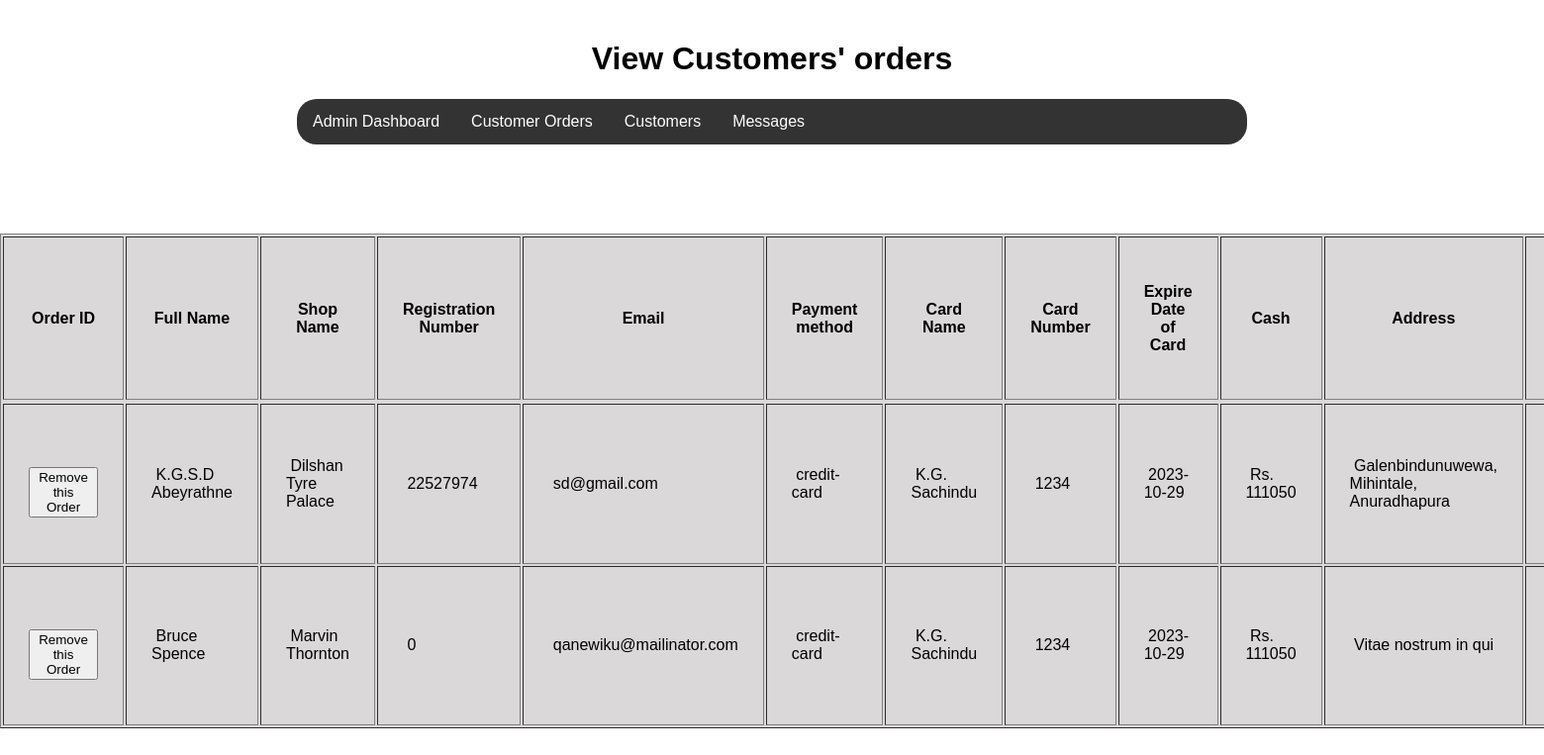
The page /admin/orders.php on the database its author committed.
### tables this page shows
CREATE TABLE `registration` (
  `user_id` int(10) NOT NULL,
  `uname` text NOT NULL,
  `sname` text NOT NULL,
  `regno` int(10) NOT NULL,
  `email` text NOT NULL,
  `password` varchar(10) NOT NULL,
  `nid` text NOT NULL,
  `contactno` int(10) NOT NULL,
  `Address` text NOT NULL
);

CREATE TABLE `buy` (
  `user_id` int(10) NOT NULL,
  `card_name` varchar(200) NOT NULL,
  `card_no` varchar(50) NOT NULL,
  `exp` date NOT NULL,
  `cash` varchar(500) NOT NULL,
  `paymethod` varchar(500) NOT NULL
);

### admin/orders.php (the view, shortened to what this page needs)
<?php
require_once '../connection.php';
?>
<!DOCTYPE html>
<html>
<head>
    <link rel="stylesheet" type="text/css" href="adminstyle.css">
</head>
<body>
    <div class="container">
        <header>
            <h1>View Customers' orders</h1>
        </header>
        <nav>
            <ul>
                <li><a href="admin.php">Admin Dashboard</a></li>
                <li><a href="orders.php">Customer Orders</a></li>
                <li><a href="seecustomers.php">Customers</a></li>
                <li><a href="msgs.php">Messages</a></li>
            </ul>
        </nav>
</div>
<?php
$sql = "SELECT * FROM `registration` INNER JOIN `buy`";
$result = mysqli_query($db, $sql);
if (mysqli_num_rows($result) > 0) {
      echo "<table border='1' cellpadding='25' width='90%' style='margin:auto; margin-top:70px; cellpadding:10px; background-color: #dad8d8 ; min-height:500px;'>
                <tr>
                <th>Order ID</th>
                <th>Full Name</th>
                <th>Shop Name</th>
                <th>Registration Number</th>
                <th>Email</th>
                <th>Payment method</th>
                <th>Card Name</th>
                <th>Card Number</th>
                <th>Expire Date of Card</th>
                <th>Cash</th>
                <th>Address</th>
                <th>National ID</th>
                <th>Contact Number</th>
                <tr>";
                while($row = mysqli_fetch_array($result))
                {
                    echo "<tr>";
                    echo "<td>"."&nbsp".$row['oid']."<button onclick='location.href=".'"delorder.php?user_id='.$row['oid'].'"'."'> Remove this Order </button>"."</td>";
                    echo "<td>"."&nbsp".$row['uname']."</td>";
                    echo "<td>"."&nbsp".$row['sname']."</td>";
                    echo "<td>"."&nbsp".$row['regno']."</td>";
                    echo "<td>"."&nbsp".$row['email']."</td>";
                    echo "<td>"."&nbsp".$row['paymethod']."</td>";
                    echo "<td>"."&nbsp".$row['card_name']."</td>";
                    echo "<td>"."&nbsp".$row['card_no']."</td>";
                    echo "<td>"."&nbsp".$row['exp']."</td>";
                    echo "<td>"."&nbsp".$row['cash']."</td>";
                    echo "<td>"."&nbsp".$row['Address']."</td>";
                    echo "<td>"."&nbsp".$row['nid']."</td>";
                    echo "</tr>";
                }
                echo "</table>";
        ?>
<?php
 }
else{
  echo ("No Orders found");
}
?>

### admin/adminstyle.css (style rules this page uses)
body { font-family: Arial, sans-serif; margin: 0; padding: 0; }
.container { max-width: 960px; margin: 0 auto; padding: 20px; }
header { text-align: center; margin-bottom: 20px; }
nav ul { list-style-type: none; margin: 0; padding: 0; overflow: hidden; border-radius: 20px; background-color: #333; }
nav li { float: left; }
nav li a { display: block; color: white; text-align: center; padding: 14px 16px; text-decoration: none; }

### rows shown on the page
registration: uname "K.G.S.D Abeyrathne", sname "Dilshan Tyre Palace", regno "22527974", email "sd@gmail.com", buy.paymethod "credit-card", buy.card_name "K.G. Sachindu", buy.card_no "1234", buy.exp "2023-10-29", buy.cash "Rs. 111050", Address "Galenbindunuwewa, Mihintale, Anuradhapura"
registration: uname "Bruce Spence", sname "Marvin Thornton", regno "0", email "qanewiku@mailinator.com", buy.paymethod "credit-card", buy.card_name "K.G. Sachindu", buy.card_no "1234", buy.exp "2023-10-29", buy.cash "Rs. 111050", Address "Vitae nostrum in qui"
